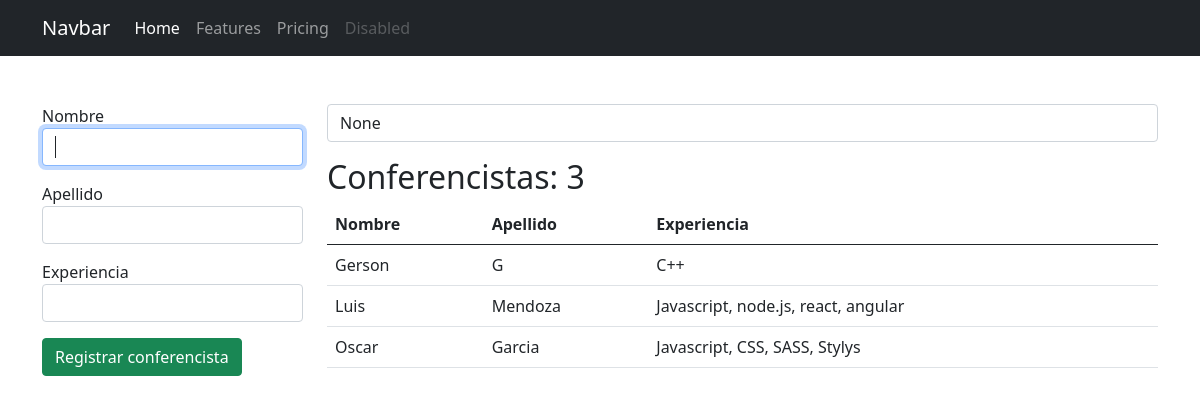
The app's page /conferencistas/ with its own data.
### app_registro/models.py (models this page shows, shortened)
class Conferencista(models.Model):
    nombre = models.CharField(max_length=30)
    apellido = models.CharField(max_length=35)
    experiencia = models.TextField()

### app_registro/views.py (the view, shortened to what this page needs)
# urls.py: path('conferencistas/', views.conferencistas, name='conferencistas'),
def conferencistas(request):
    q = request.GET.get('q')
    if q:
        data = Conferencista.objects.filter(nombre__startswith=q).order_by('nombre')
    else:
        data = Conferencista.objects.all().order_by('nombre')
    ctx = {
        'conferencistas': data,
        'q':q
    }
    return render(request, 'registro/conferencistas.html', ctx)

### app_registro/templates/registro/conferencistas.html (shortened to what this page needs)
{% extends "base.html" %}
{% block container %}
    <div class="row">
        <div class="col-3">
            <form action="{% url 'conferencistas' %}" method="post">
                <div class="mb-3">
                    <label for="nombre">Nombre</label>
                    <input type="text" name="nombre" id="nombre" class="form-control" required autofocus>
                </div>
                <div class="mb-3">
                    <label for="apellido">Apellido</label>
                    <input type="text" name="apellido" id="apellido" class="form-control" required>
                </div>
                <div class="mb-3">
                    <label for="experiencia">Experiencia</label>
                    <input type="text" name="experiencia" id="experiencia" class="form-control" required>
                </div>
                <div class="mb-3">
                    <input type="submit" class="btn btn-success" value="Registrar conferencista">
                </div>
            </form>
        </div>
        <div class="col-9">
            <form action="" method="GET">
                <input type="search" name="q" value="{{ q }}" class="form-control" placeholder="Buscar conferencistas">
            </form>
            <h2 class="mt-3">Conferencistas: {{ conferencistas.count }}</h2>
            <table class="table table-hover">
                <thead>
                    <tr>
                        <th>Nombre</th>
                        <th>Apellido</th>
                        <th>Experiencia</th>
                    </tr>
                </thead>
                <tbody>
                    {% for c in conferencistas %}
                    <tr>
                        <td>{{ c.nombre }}</td>
                        <td>{{ c.apellido }}</td>
                        <td>{{ c.experiencia }}</td>
                    </tr>
                    {% empty %}
                    <tr>
                        <td colspan="4" class="text-danger text-center">No se encontraron conferencistas</td>
                    </tr>
                    {% endfor %}
                </tbody>
            </table>
        </div>
    </div>
{% endblock %}

### global_templates/base.html (shortened to what this page needs)
<!DOCTYPE html>
<html lang="en">
<head>
    <link href="https://cdn.jsdelivr.net/npm/bootstrap@5.0.1/dist/css/bootstrap.min.css" rel="stylesheet">
</head>
<body>
    <nav class="navbar navbar-expand-lg navbar-dark bg-dark">
        <div class="container">
          <a class="navbar-brand" href="#">Navbar</a>
          <div class="collapse navbar-collapse" id="navbarNavAltMarkup">
            <div class="navbar-nav">
              <a class="nav-link active" aria-current="page" href="/">Home</a>
              <a class="nav-link" href="#">Features</a>
              <a class="nav-link" href="#">Pricing</a>
              <a class="nav-link disabled" href="#" tabindex="-1" aria-disabled="true">Disabled</a>
            </div>
          </div>
        </div>
      </nav>
      <div class="container mt-5">
        {% block container %}{% endblock %}
      </div>
  </body>
</html>

### records on screen
Conferencista: nombre "Gerson", apellido "G", experiencia "C++"
Conferencista: nombre "Luis", apellido "Mendoza", experiencia "Javascript, node.js, react, angular"
Conferencista: nombre "Oscar", apellido "Garcia", experiencia "Javascript, CSS, SASS, Stylys"

### other values on screen
{{ conferencistas.count }} "3"
